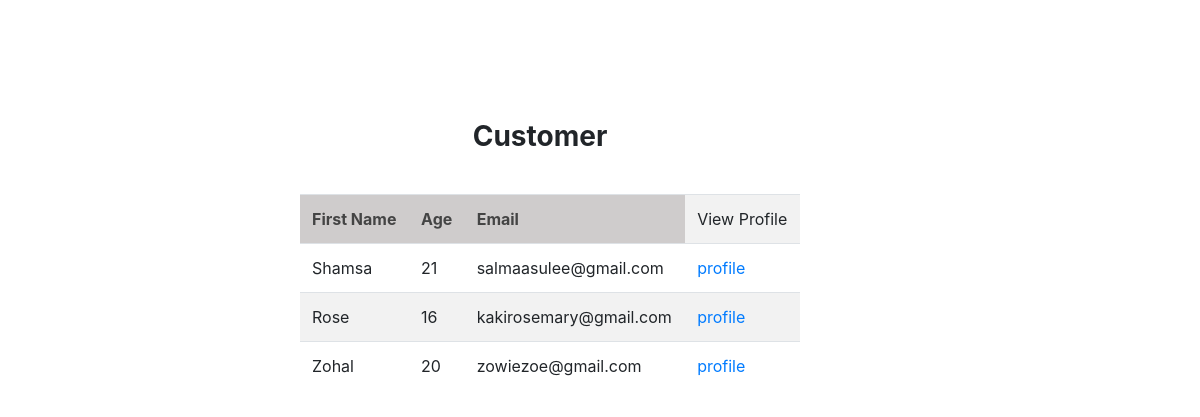
Before: /wallet/customers/ with the older database file.
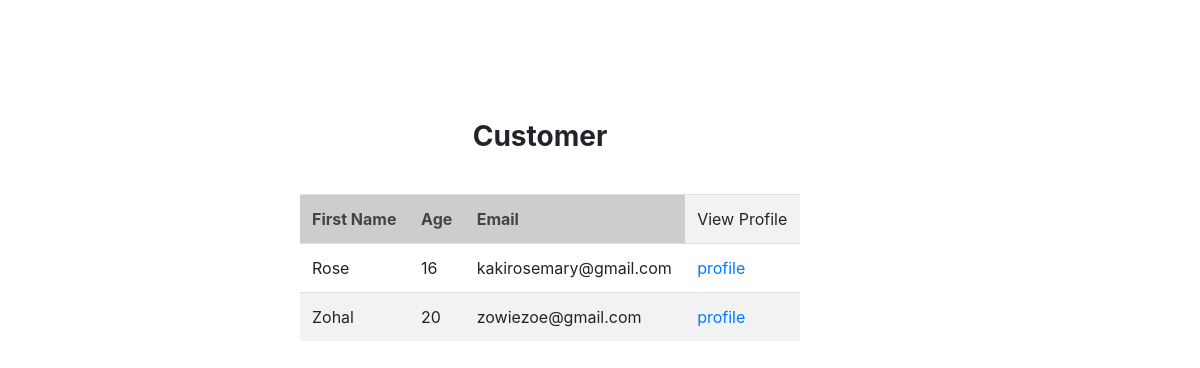
After: the same page with the newer database file.
### wallet/models.py (models this page shows)
class Customer(models.Model):
    first_name = models.CharField(max_length=20,null=True)
    last_name = models.CharField(max_length=20,null=True)
    address = models.TextField()
    email = models.EmailField()
    phonenumber = models.CharField(max_length=10,null=True)
    age= models.PositiveSmallIntegerField()
    GENDER_CHOICES = (
        ('M', 'Male'),
        ('F', 'Female'),
    )
    gender =models.CharField(max_length=7,null=True)
    customer_id= models.CharField(max_length=15,null=True)
    nationality=models.CharField(max_length=15,null=True)
    profile_picture= models.ImageField(upload_to='profile_picture',null=True)

### wallet/views.py (the view)
# urls.py: path("customers/", views.list_customers,name="customer_list"),
def list_customers(request):
    customers= Customer.objects.all()
    return render(request,"wallet/list_customer.html",{"customers":customers})

### wallet/templates/wallet/list_customer.html (shortened to what this page needs)
<!doctype html>
<html lang="en">
  <head>
    <link rel="stylesheet" href="https://cdn.jsdelivr.net/npm/bootstrap@4.3.1/dist/css/bootstrap.min.css">
  </head>
  <body>
    <h3> Customer</h3>
    <table class="table table-striped table-hover" style="width: 500px;">
            <th>First Name   </th>
            <th>Age    </th>
            <th>Email   </th>
            <td>View Profile</td>
        {% for Customer in customers %}
        <tr>
            <td>{{ Customer.first_name }}   </td>
            <td>{{ Customer.age }}   </td>
            <td>{{ Customer.email }}   </td>
            <td><a href="{%url 'customer_profile' id=customer.id%}">profile</a></td>
        </tr>
    {%endfor%}
    </table>
  </body>
</html>

Changed rows visible on the page:
removed Customer: first_name "Shamsa", age "21", email "salmaasulee@gmail.com"
